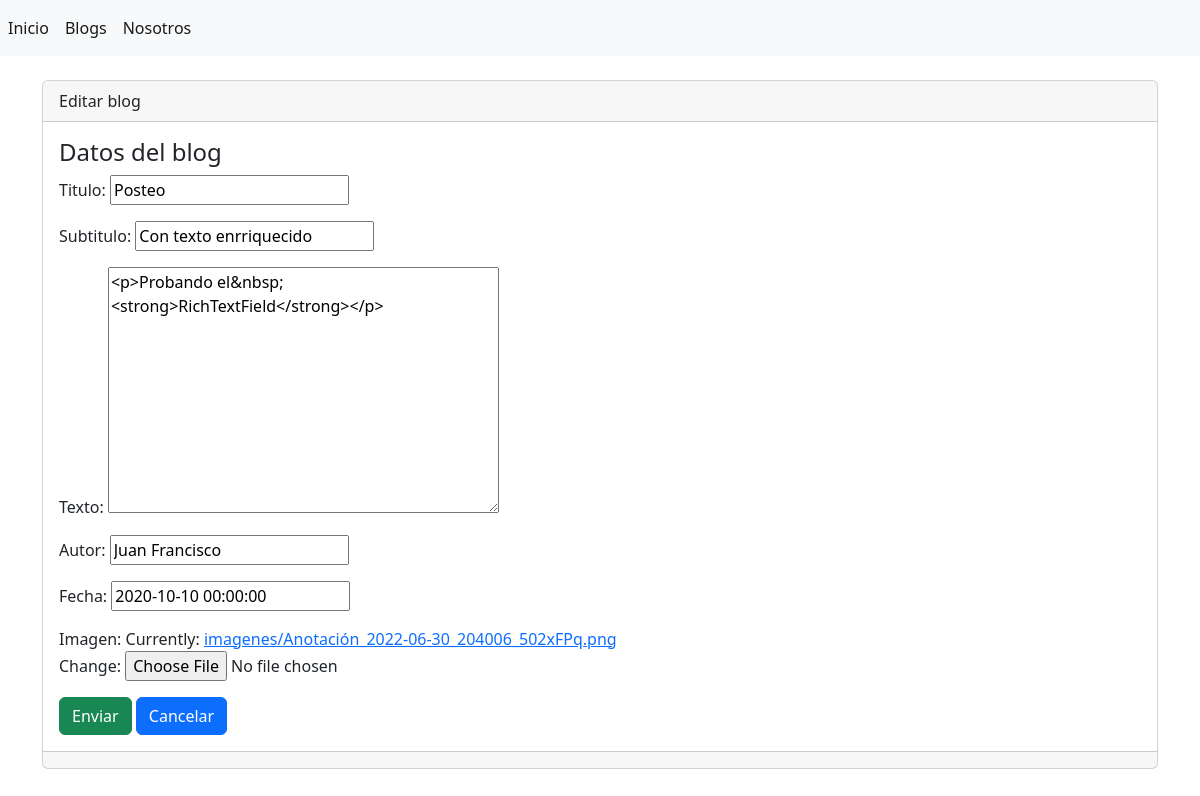
Page /blogs/editar/8 on the committed database.
### blog/models.py (models this page shows, shortened)
class Blog(models.Model):
    id = models.AutoField(primary_key=True, unique=True)
    titulo = models.CharField(max_length=100, verbose_name='Titulo')
    subtitulo = models.CharField(max_length=100, verbose_name='Subtitulo')
    texto = RichTextField(blank=True, null=True)
    autor = models.CharField(max_length=40, verbose_name='Autor')
    fecha = models.DateTimeField()
    imagen = models.ImageField(upload_to='imagenes/')

### blog/views.py (the view)
# urls.py: path('blogs/editar/', views.editar, name='editar'),
def editar(request, id):
    blog = Blog.objects.get(id=id)
    formulario = BlogForm(request.POST or None, request.FILES or None, instance=blog)
    if formulario.is_valid() and request.POST:
        formulario.save()
        return redirect('blogs')
    return render(request, 'nuevo_blog/editar.html', {'formulario':formulario})

### blog/forms.py
class BlogForm(forms.ModelForm):
    class Meta:
        model = Blog
        fields ='__all__'

### blog/templates/nuevo_blog/editar.html (shortened to what this page needs)
{% extends "index.html" %}
{% block contenido %}
<div class="card">
    <div class="card-header">
        Editar blog
    </div>
    <div class="card-body">
        <h4 class="card-title">Datos del blog</h4>
        {% include 'nuevo_blog/form.html' %}
    </div>
    <div class="card-footer text-muted">
    </div>
</div>
{% endblock %}

### blog/templates/nuevo_blog/form.html (shortened to what this page needs)
<form enctype="multipart/form-data" method="post">
  {{ formulario.as_p }}
  <input name="" id="" class="btn btn-success" type="submit" value="Enviar">
  <a name="" id="" class="btn btn-primary" href="{% url 'blogs' %}" role="button">Cancelar</a>
</form>

### rows in the picture
Blog: titulo "Posteo", subtitulo "Con texto enrriquecido", texto "<p>Probando el&nbsp;<strong>RichTextField</strong></p>", autor "Juan Francisco", fecha "2020-10-10 00:00:00"
